Frame 1 (no input): blank canvas, image omitted
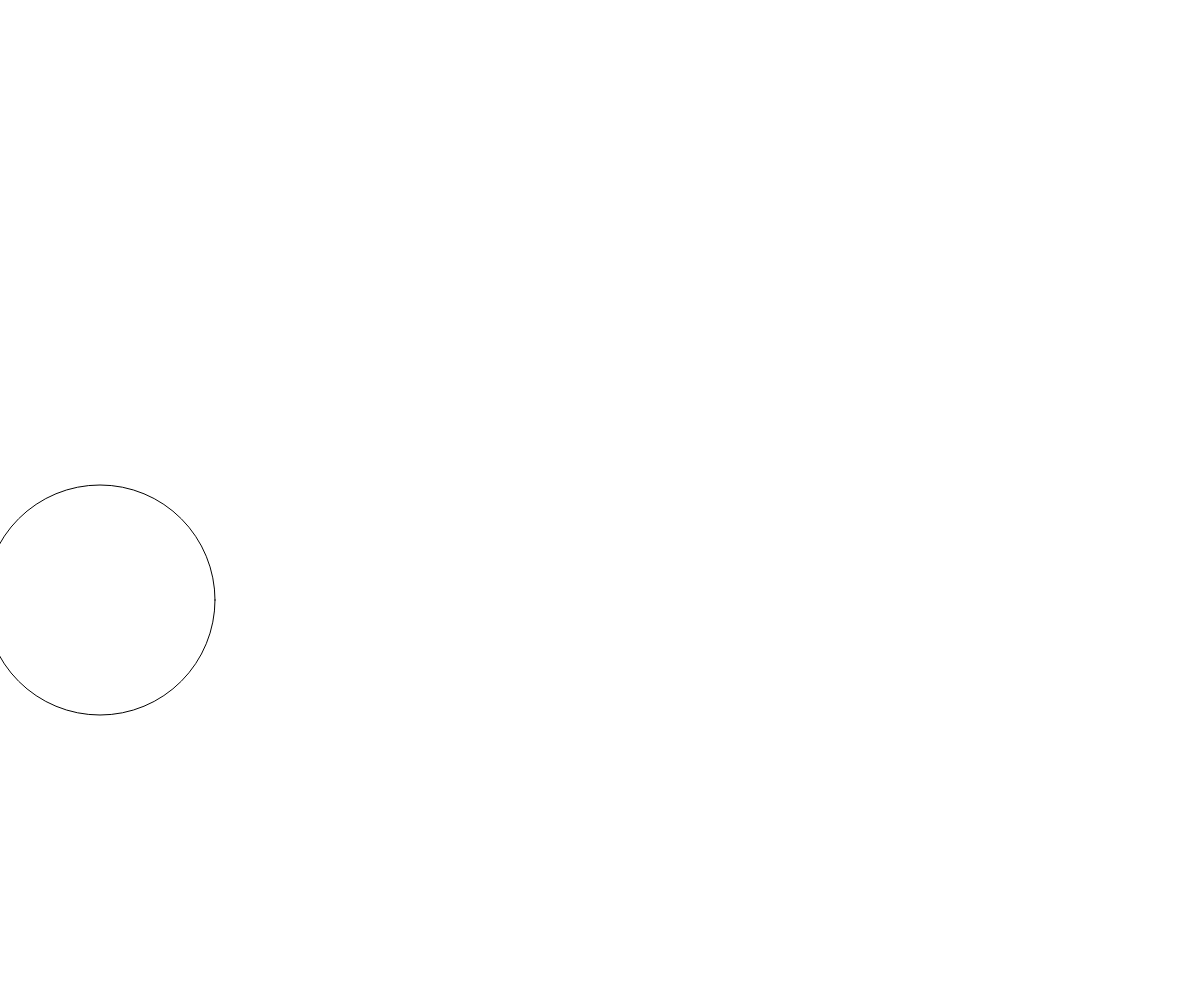
Frame 60 (no input)
Frame 120 (the mouse pressed at the canvas centre since frame 60): blank canvas, image omitted

The p5.js sketch that drew this single still picture (run headless with seeded random() and noise() and a simulated clock; from frame 60 on, the mouse is pressed at the canvas centre):

// p5.js sketch
// ── sketch.js
let x = 100;
let y = 0;
let width = 50;
let speed = 10;

const canvasWidth = window.innerWidth;
const canvasHeight = window.innerHeight; 

function setup() {
    createCanvas(canvasWidth, canvasHeight);
}

// In p5.js, if you create a function called "draw",
// the function will be invoked over and over again
// in an animation loop (which is part of how p5.js 
// works).
function draw() {
    // x += speed;
    width += 3;
    y += speed;

    clear();
    noFill();
    circle(x, y, width);
    // drawGrid(canvasWidth, canvasHeight);
}
